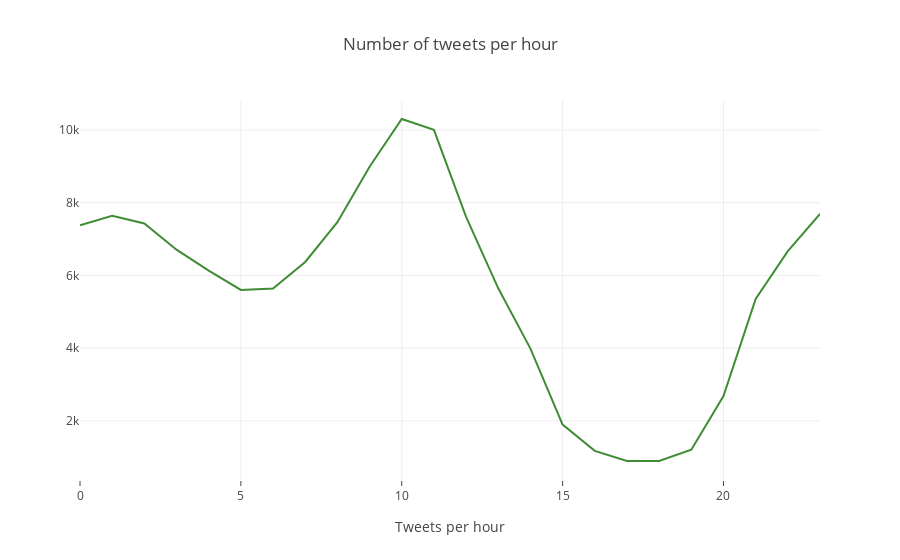

The notebook cell this image was saved under:
### Markdown cell above
## Plotting number of tweets per hour

### Code cell
cnt_ = twitter_data['created_at_hour'].value_counts()
cnt_ = cnt_.sort_index() 
trace1 = go.Scatter(
                    x = cnt_.index,
                    y = cnt_.values,
                    mode = "lines",
                    name = "citations",
                    marker = dict(color = 'rgba(16, 112, 2, 0.8)')
                    )

data = [trace1]
layout = dict(title = 'Number of tweets per hour',
              xaxis= dict(title= 'Tweets per hour',ticklen= 5,zeroline= False)
             )
fig = dict(data = data, layout = layout)
iplot(fig)

### Figure 1 — Plotly figure (JSON) as saved in the notebook; plotly's stock layout.template omitted (floating-point values rounded to 4 significant figures)
{"data": [{"marker": {"color": "rgba(16, 112, 2, 0.8)"}, "mode": "lines", "name": "citations", "type": "scatter", "uid": "190e3654-81e9-465f-81b4-1a14d436c26f", "x": [0, 1, 2, 3, 4, 5, 6, 7, 8, 9, 10, 11, 12, 13, 14, 15, 16, 17, 18, 19, 20, 21, 22, 23], "y": [7380, 7638, 7428, 6708, 6135, 5602, 5638, 6371, 7464, 8991, 10302, 10002, 7610, 5646, 3989, 1898, 1176, 900, 897, 1209, 2685, 5352, 6669, 7690]}], "layout": {"title": {"text": "Number of tweets per hour"}, "xaxis": {"ticklen": 5, "title": {"text": "Tweets per hour"}, "zeroline": false}}}
